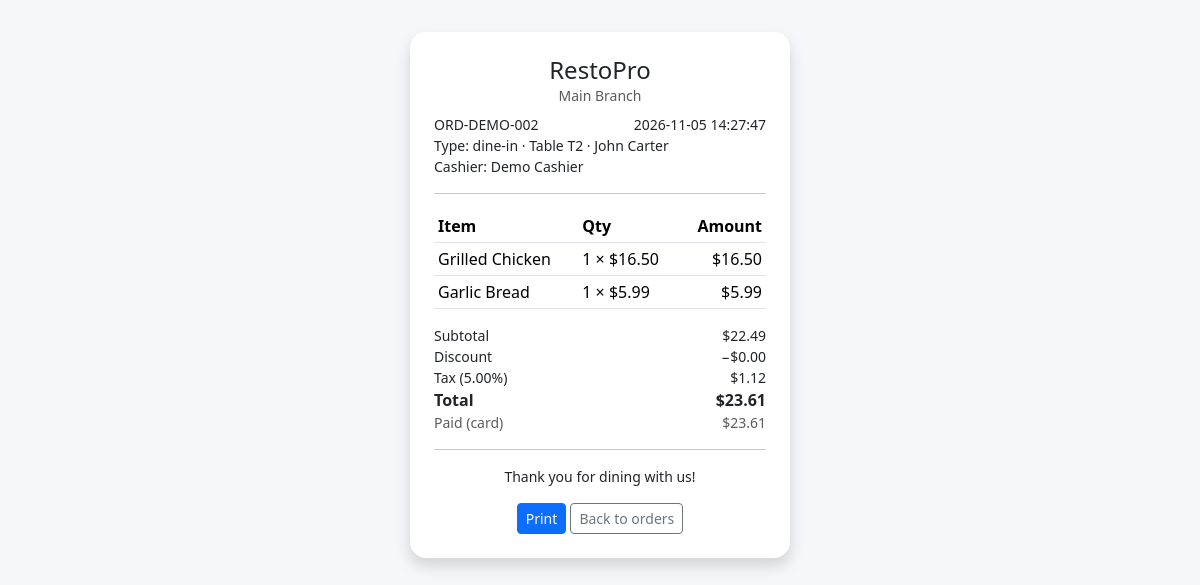
/receipt.php?id=2 (signed in), run on the app's committed database.
### tables this page shows
CREATE TABLE orders (id INT UNSIGNED AUTO_INCREMENT PRIMARY KEY, tenant_id INT UNSIGNED NOT NULL, branch_id INT UNSIGNED NOT NULL, table_id INT UNSIGNED NULL, customer_id INT UNSIGNED NULL, user_id INT UNSIGNED NULL, order_number VARCHAR(30) NOT NULL UNIQUE, order_type ENUM('dine-in','takeaway','delivery') NOT NULL DEFAULT 'dine-in', status ENUM('pending','preparing','ready','served','completed','cancelled','refunded') NOT NULL DEFAULT 'pending', payment_status ENUM('paid','unpaid','refunded') NOT NULL DEFAULT 'paid', subtotal DECIMAL(12,2) NOT NULL DEFAULT 0, discount DECIMAL(12,2) NOT NULL DEFAULT 0, tax_rate DECIMAL(5,2) NOT NULL DEFAULT 0, tax_amount DECIMAL(12,2) NOT NULL DEFAULT 0, total DECIMAL(12,2) NOT NULL DEFAULT 0, notes TEXT NULL, created_at DATETIME NOT NULL DEFAULT CURRENT_TIMESTAMP, INDEX idx_order_tenant(tenant_id), INDEX idx_order_branch(branch_id), INDEX idx_order_status(status), INDEX idx_order_date(created_at), CONSTRAINT fk_order_tenant FOREIGN KEY(tenant_id) REFERENCES tenants(id) ON DELETE CASCADE, CONSTRAINT fk_order_branch FOREIGN KEY(branch_id) REFERENCES branches(id) ON DELETE CASCADE, CONSTRAINT fk_order_table FOREIGN KEY(table_id) REFERENCES restaurant_tables(id) ON DELETE SET NULL, CONSTRAINT fk_order_customer FOREIGN KEY(customer_id) REFERENCES customers(id) ON DELETE SET NULL, CONSTRAINT fk_order_user FOREIGN KEY(user_id) REFERENCES users(id) ON DELETE SET NULL);

CREATE TABLE branches (id INT UNSIGNED AUTO_INCREMENT PRIMARY KEY, tenant_id INT UNSIGNED NOT NULL, name VARCHAR(120) NOT NULL, address VARCHAR(255) NULL, phone VARCHAR(40) NULL, is_main TINYINT(1) NOT NULL DEFAULT 0, created_at DATETIME NOT NULL DEFAULT CURRENT_TIMESTAMP, INDEX idx_branch_tenant(tenant_id), CONSTRAINT fk_branch_tenant FOREIGN KEY(tenant_id) REFERENCES tenants(id) ON DELETE CASCADE);

CREATE TABLE restaurant_tables (id INT UNSIGNED AUTO_INCREMENT PRIMARY KEY, tenant_id INT UNSIGNED NOT NULL, branch_id INT UNSIGNED NOT NULL, name VARCHAR(40) NOT NULL, capacity INT NOT NULL DEFAULT 4, status ENUM('available','occupied','reserved') NOT NULL DEFAULT 'available', INDEX idx_table_tenant(tenant_id), INDEX idx_table_branch(branch_id), CONSTRAINT fk_table_tenant FOREIGN KEY(tenant_id) REFERENCES tenants(id) ON DELETE CASCADE, CONSTRAINT fk_table_branch FOREIGN KEY(branch_id) REFERENCES branches(id) ON DELETE CASCADE);

CREATE TABLE customers (id INT UNSIGNED AUTO_INCREMENT PRIMARY KEY, tenant_id INT UNSIGNED NOT NULL, name VARCHAR(150) NOT NULL, email VARCHAR(190) NULL, phone VARCHAR(40) NULL, address VARCHAR(255) NULL, membership ENUM('regular','silver','gold','vip') NOT NULL DEFAULT 'regular', loyalty_points INT NOT NULL DEFAULT 0, total_spent DECIMAL(12,2) NOT NULL DEFAULT 0, visits INT NOT NULL DEFAULT 0, created_at DATETIME NOT NULL DEFAULT CURRENT_TIMESTAMP, INDEX idx_cust_tenant(tenant_id), INDEX idx_cust_name(name), CONSTRAINT fk_cust_tenant FOREIGN KEY(tenant_id) REFERENCES tenants(id) ON DELETE CASCADE);

CREATE TABLE users (id INT UNSIGNED AUTO_INCREMENT PRIMARY KEY, tenant_id INT UNSIGNED NULL, branch_id INT UNSIGNED NULL, name VARCHAR(120) NOT NULL, email VARCHAR(190) NOT NULL UNIQUE, password_hash VARCHAR(255) NOT NULL, role ENUM('super_admin','owner','branch_manager','cashier','waiter','kitchen','inventory_manager','accountant') NOT NULL DEFAULT 'cashier', status ENUM('active','suspended') NOT NULL DEFAULT 'active', two_factor_secret VARCHAR(120) NULL, remember_token VARCHAR(64) NULL, email_verified_at DATETIME NULL, last_login_at DATETIME NULL, created_at DATETIME NOT NULL DEFAULT CURRENT_TIMESTAMP, INDEX idx_users_tenant(tenant_id), INDEX idx_users_branch(branch_id), CONSTRAINT fk_users_tenant FOREIGN KEY(tenant_id) REFERENCES tenants(id) ON DELETE CASCADE, CONSTRAINT fk_users_branch FOREIGN KEY(branch_id) REFERENCES branches(id) ON DELETE SET NULL);

CREATE TABLE order_items (id INT UNSIGNED AUTO_INCREMENT PRIMARY KEY, tenant_id INT UNSIGNED NOT NULL, order_id INT UNSIGNED NOT NULL, product_id INT UNSIGNED NULL, product_name VARCHAR(150) NOT NULL, quantity INT NOT NULL DEFAULT 1, unit_price DECIMAL(10,2) NOT NULL DEFAULT 0, line_total DECIMAL(12,2) NOT NULL DEFAULT 0, INDEX idx_oi_order(order_id), CONSTRAINT fk_oi_order FOREIGN KEY(order_id) REFERENCES orders(id) ON DELETE CASCADE, CONSTRAINT fk_oi_tenant FOREIGN KEY(tenant_id) REFERENCES tenants(id) ON DELETE CASCADE, CONSTRAINT fk_oi_product FOREIGN KEY(product_id) REFERENCES products(id) ON DELETE SET NULL);

CREATE TABLE order_payments (id INT UNSIGNED AUTO_INCREMENT PRIMARY KEY, tenant_id INT UNSIGNED NOT NULL, order_id INT UNSIGNED NOT NULL, method VARCHAR(30) NOT NULL DEFAULT 'cash', amount DECIMAL(12,2) NOT NULL DEFAULT 0, status ENUM('paid','refunded','pending') NOT NULL DEFAULT 'paid', created_at DATETIME NOT NULL DEFAULT CURRENT_TIMESTAMP, INDEX idx_op_order(order_id), CONSTRAINT fk_op_order FOREIGN KEY(order_id) REFERENCES orders(id) ON DELETE CASCADE, CONSTRAINT fk_op_tenant FOREIGN KEY(tenant_id) REFERENCES tenants(id) ON DELETE CASCADE);

### includes/functions.php (called while the page is built, shortened)
<?php
function e(?string $v): string { return htmlspecialchars($v ?? '', ENT_QUOTES, 'UTF-8'); }
function current_user(): ?array { return $_SESSION['user'] ?? null; }
function tenant_id(): ?int { $u = current_user(); return isset($u['tenant_id']) && $u['tenant_id'] !== null ? (int)$u['tenant_id'] : null; }
function money($n): string { return '$' . number_format((float)$n, 2); }

### includes/auth.php (called while the page is built, shortened)
<?php
require_once __DIR__ . '/functions.php';
function require_tenant(): int {
    $t = tenant_id();
    return $t;
}

### receipt.php (the view, shortened to what this page needs)
<?php require_once __DIR__ . '/includes/auth.php'; $pdo=db(); $tid=require_tenant();
function qa(PDO $pdo,string $sql,array $a): array { $s=$pdo->prepare($sql); $s->execute($a); return $s->fetchAll(); }
$id=(int)($_GET['id']??0); $s=$pdo->prepare('SELECT o.*,b.name branch_name,t.name table_name,c.name customer_name,u.name cashier FROM orders o LEFT JOIN branches b ON b.id=o.branch_id LEFT JOIN restaurant_tables t ON t.id=o.table_id LEFT JOIN customers c ON c.id=o.customer_id LEFT JOIN users u ON u.id=o.user_id WHERE o.id=? AND o.tenant_id=?'); $s->execute([$id,$tid]); $o=$s->fetch(); if(!$o){ http_response_code(404); exit('Order not found.'); }
$items=qa($pdo,'SELECT * FROM order_items WHERE order_id=? AND tenant_id=?',[$id,$tid]); $pays=qa($pdo,'SELECT * FROM order_payments WHERE order_id=? AND tenant_id=?',[$id,$tid]);
 ?><!doctype html><html><head><link href="https://cdn.jsdelivr.net/npm/bootstrap@5.3.3/dist/css/bootstrap.min.css" rel="stylesheet"></head><body>
<div class="receipt shadow"><h4 class="text-center mb-0">RestoPro</h4><p class="text-center small text-muted mb-2"><?= e($o['branch_name'] ?? '') ?></p>
<div class="small d-flex justify-content-between"><span><?= e($o['order_number']) ?></span><span><?= e($o['created_at']) ?></span></div>
<div class="small">Type: <?= e($o['order_type']) ?><?= $o['table_name']?' · Table '.e($o['table_name']):'' ?><?= $o['customer_name']?' · '.e($o['customer_name']):'' ?><br>Cashier: <?= e($o['cashier'] ?? '') ?></div><hr>
<table class="table table-sm"><tr><th>Item</th><th>Qty</th><th class="text-end">Amount</th></tr><?php foreach($items as $i): ?><tr><td><?= e($i['product_name']) ?></td><td><?= $i['quantity'] ?> × <?= money($i['unit_price']) ?></td><td class="text-end"><?= money($i['line_total']) ?></td></tr><?php endforeach; ?></table>
<div class="small"><div class="d-flex justify-content-between"><span>Subtotal</span><span><?= money($o['subtotal']) ?></span></div>
<div class="d-flex justify-content-between"><span>Discount</span><span>−<?= money($o['discount']) ?></span></div>
<div class="d-flex justify-content-between"><span>Tax (<?= $o['tax_rate'] ?>%)</span><span><?= money($o['tax_amount']) ?></span></div>
<div class="d-flex justify-content-between fs-6 fw-bold"><span>Total</span><span><?= money($o['total']) ?></span></div>
<?php foreach($pays as $pay): ?><div class="d-flex justify-content-between text-muted"><span>Paid (<?= e($pay['method']) ?>)</span><span><?= money($pay['amount']) ?></span></div><?php endforeach; ?></div>
<hr><p class="text-center small mb-0">Thank you for dining with us!</p><div class="text-center mt-3 d-print-none"><button class="btn btn-primary btn-sm" onclick="window.print()">Print</button> <a class="btn btn-outline-secondary btn-sm" href="orders.php">Back to orders</a></div></div></body></html>

### receipt.php (style rules this page uses)
body { background:#f6f7fb }
.receipt { max-width:380px;margin:2rem auto;background:#fff;padding:1.5rem;border-radius:1rem }

### data on the page
orders: branch.name "Main Branch", order_number "ORD-DEMO-002", created_at "2026-11-05 14:27:47", order_type "dine-in", table.name "T2", customer.name "John Carter", user.name "Demo Cashier", subtotal "$22.49", discount "$0.00", tax_rate "5.00", tax_amount "$1.12", total "$23.61"
order_items: product_name "Grilled Chicken", quantity "1", unit_price "$16.50", line_total "$16.50"
order_items: product_name "Garlic Bread", quantity "1", unit_price "$5.99", line_total "$5.99"
order_payments: method "card", amount "$23.61"
